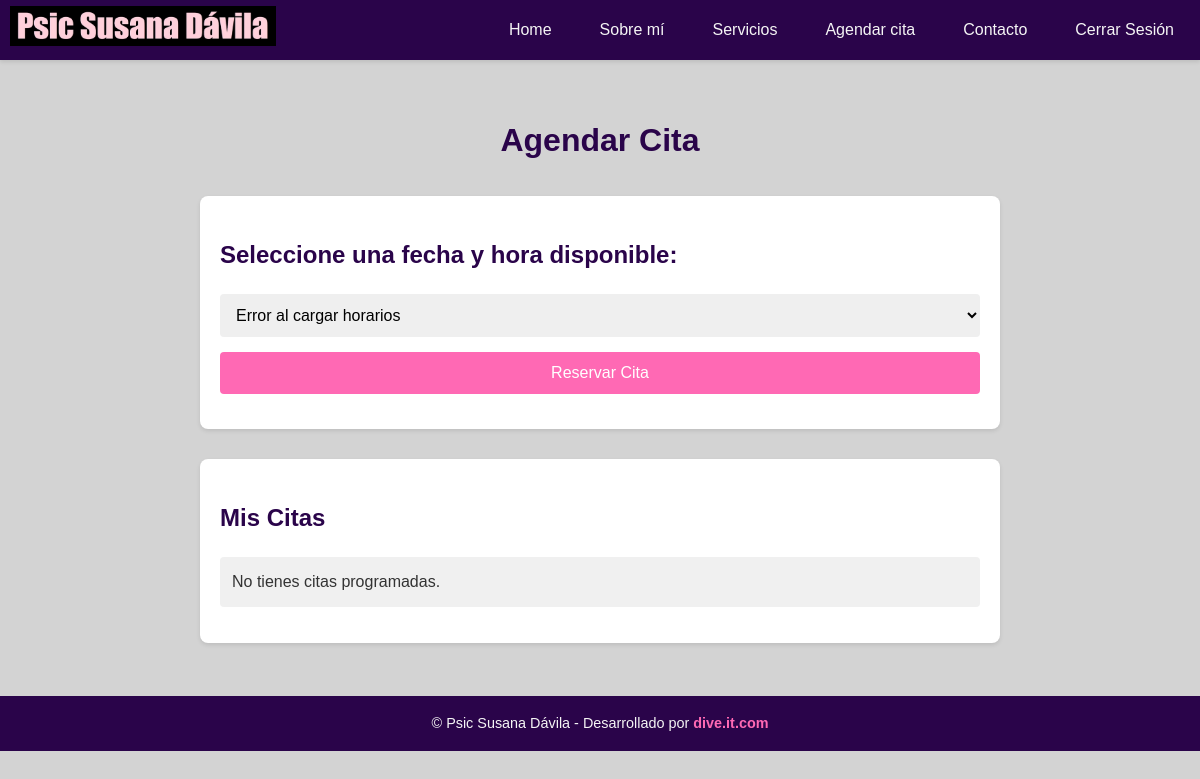
Page /appointment/ (signed in) on the earlier database version.
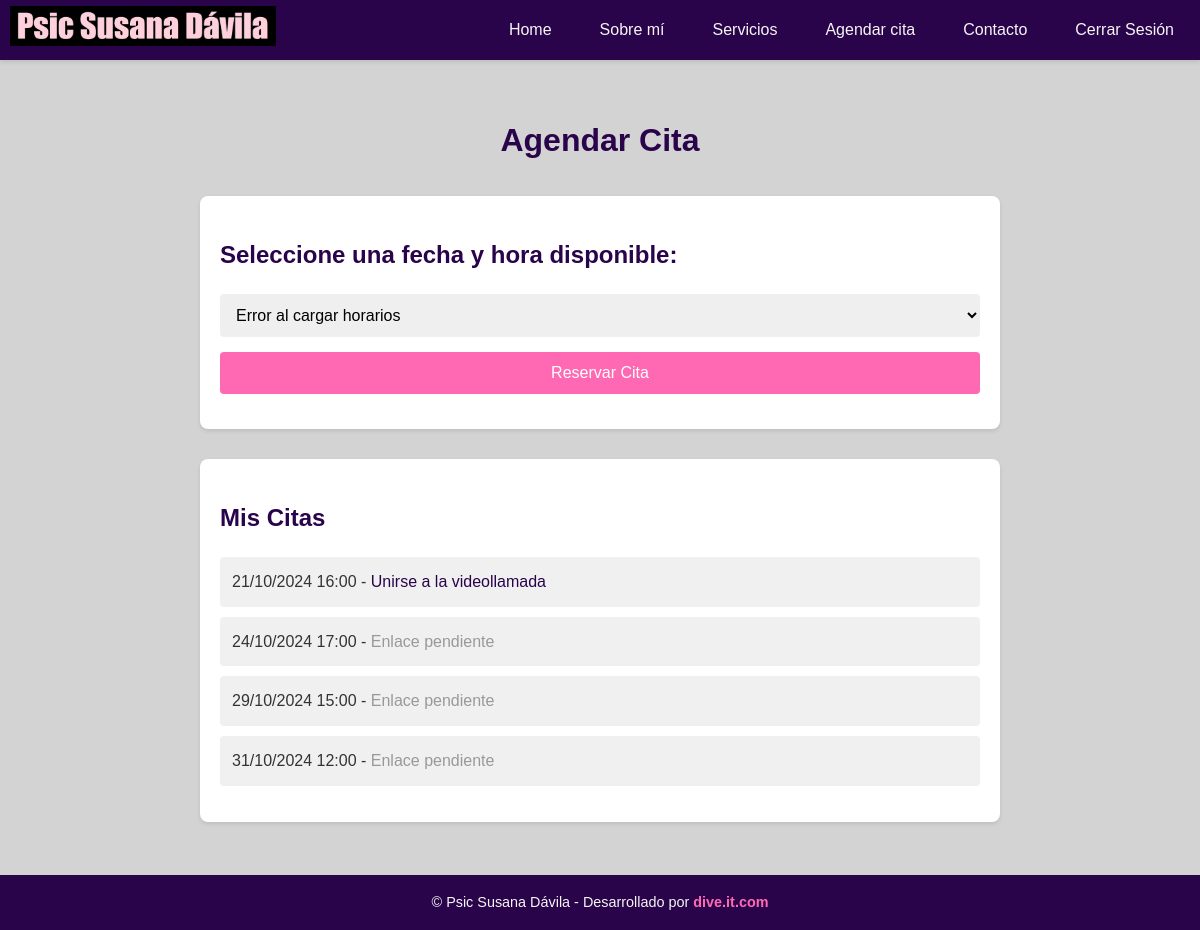
Same page on the later database version.
### website/models.py (models this page shows, shortened)
class Appointment(models.Model):
    user = models.ForeignKey(CustomUser, on_delete=models.CASCADE)
    availability = models.OneToOneField(Availability, on_delete=models.CASCADE)
    created_at = models.DateTimeField(auto_now_add=True)
    is_paid = models.BooleanField(default=False)
    google_meet_link = models.URLField(blank=True, null=True)

class Availability(models.Model):
    date = models.DateField()
    start_time = models.TimeField()
    end_time = models.TimeField()
    is_booked = models.BooleanField(default=False)

### website/views.py (the view)
# urls.py: path('appointment/', views.appointment, name='appointment'),
@login_required
def appointment(request):
    availabilities = Availability.objects.filter(is_booked=False, date__gte=timezone.now().date()).order_by('date', 'start_time')
    user_appointments = Appointment.objects.filter(user=request.user).order_by('availability__date', 'availability__start_time')
    return render(request, 'appointment.html', {'availabilities': availabilities, 'user_appointments': user_appointments})

### website/templates/appointment.html (shortened to what this page needs)
{% extends "base.html" %}
{% load static %}
{% block extra_css %}
<link rel="stylesheet" href="{% static 'css/appointment.css' %}">
{% endblock %}
{% block content %}
<div class="appointment-container">
    <h1>Agendar Cita</h1>
    <div class="appointment-form">
        <h2>Seleccione una fecha y hora disponible:</h2>
        <select id="availability-select">
            <option value="">Cargando horarios...</option>
        </select>
        <button id="book-appointment">Reservar Cita</button>
    </div>
    <div class="user-appointments">
        <h2>Mis Citas</h2>
        <ul id="user-appointments-list">
            {% for appointment in user_appointments %}
            <li>
                {{ appointment.availability.date|date:"d/m/Y" }} {{ appointment.availability.start_time|time:"H:i" }}
                {% if appointment.google_meet_link %}
                    - <a href="{{ appointment.google_meet_link }}" target="_blank" class="meet-link">Unirse a la videollamada</a>
                {% else %}
                    - <span class="pending">Enlace pendiente</span>
                {% endif %}
            </li>
            {% empty %}
            <li>No tienes citas programadas.</li>
            {% endfor %}
        </ul>
    </div>
</div>
{% endblock %}

### website/templates/base.html (shortened to what this page needs)
<!DOCTYPE html>
<html lang="en">
<head>
    {% load static %}
    <link rel="stylesheet" href="{% static 'css/base.css' %}">
    {% block extra_css %}{% endblock %}
</head>
<body>
    <nav class="navbar">
        <div class="container navbar-content">
            <div class="navbar-left">
                <div class="logo-container">
                    <a href="{% url 'home' %}" class="logo-box">
                        <img src="{% static 'images/Logo_susy.png' %}" alt="Susy_logo" class="logo">
                    </a>
                </div>
            </div>
            <div class="navbar-right navbar-menu">
                {% if user.is_authenticated %}
                    <a href="{% url 'home' %}">Home</a>
                    <a href="{% url 'about_me' %}">Sobre mí</a>
                    <a href="{% url 'services' %}">Servicios</a>
                    <a href="{% url 'appointment' %}">Agendar cita</a>
                    <a href="{% url 'contact' %}">Contacto</a>
                    <a href="{% url 'logout' %}">Cerrar Sesión</a>
                {% else %}
                    <a href="{% url 'home' %}">Home</a>
                    <a href="{% url 'register' %}">Regístrate</a>
                    <a href="{% url 'login' %}">Iniciar Sesión</a>
                {% endif %}
            </div>
        </div>
    </nav>
    <div class="container" role="main">
        {% block content %}
        {% endblock %}
    </div>
    <footer>
        <div class="footer-content">
            © Psic Susana Dávila - Desarrollado por  <a class='dive-link' href='http://www.dive.it.com'> dive.it.com </a>
        </div>
    </footer>
</body>
</html>

### website/static/css/base.css (style rules this page uses)
:root { --primary-color: #2A044A; --secondary-color: #FF69B4; --text-color: #333333; --background-color: #D3D3D3; --section-bg-color: #F5F5F5; --accent-color: #FF7043; }
body { font-family: 'Roboto', sans-serif; background-color: var(--background-color); margin: 0; padding: 0; color: var(--text-color); }
.navbar { background-color: var(--primary-color); position: fixed; top: 0; left: 0; right: 0; z-index: 1000; box-shadow: 0 2px 4px rgba(0,0,0,0.1); }
.container { width: 100%; max-width: 1200px; margin: 0 auto; padding: 0 15px; box-sizing: border-box; }
.navbar-content { display: flex; justify-content: space-between; align-items: center; padding: 0.5rem 0; min-height: 60px; }
.logo-container { display: flex; align-items: center; }
.logo { max-height: 40px; }
.navbar-right { display: flex; gap: 1rem; }
.navbar-menu a { color: var(--section-bg-color); text-decoration: none; padding: 0.5rem 1rem; font-size: 1rem; transition: all 0.3s ease; border-radius: 4px; }
.footer-content { text-align: center; color: var(--section-bg-color); padding: 1rem 0; background-color: var(--primary-color); font-size: 0.9rem; }
.dive-link { color: var(--secondary-color); text-decoration: none; font-weight: bold; transition: color 0.3s ease; }
.container[role="main"] { margin-top: 70px; padding: 0.2rem 0; }
@media (max-width: 1200px) { .container { padding: 0 10px; } }

### website/static/css/appointment.css (style rules this page uses)
body { font-family: 'Arial', sans-serif; line-height: 1.6; color: var(--text-color); background-color: var(--background-color); }
.appointment-container { max-width: 800px; margin: 0 auto; padding: 20px; }
h1, h2 { color: var(--primary-color); }
h1 { text-align: center; margin-bottom: 30px; }
.appointment-form, .confirmation, .user-appointments { background-color: #fff; border-radius: 8px; padding: 20px; margin-bottom: 30px; box-shadow: 0 2px 4px rgba(0, 0, 0, 0.1); }
select, button { width: 100%; padding: 12px; margin-bottom: 15px; border: 1px solid var(--border-color); border-radius: 4px; font-size: 16px; }
button { background-color: var(--secondary-color); color: white; border: none; cursor: pointer; transition: background-color 0.3s ease; }
.user-appointments ul { list-style-type: none; padding: 0; }
.user-appointments li { background-color: #f0f0f0; padding: 12px; margin-bottom: 10px; border-radius: 4px; }
.meet-link { color: var(--primary-color); text-decoration: none; }
.pending { color: #999; }

Differences in the rows shown:
added Appointment: availability "21/10/2024", availability.start_time "16:00"
added Appointment: availability "24/10/2024", availability.start_time "17:00", shows "Enlace pendiente"
added Appointment: availability "29/10/2024", availability.start_time "15:00", shows "Enlace pendiente"
added Appointment: availability "31/10/2024", availability.start_time "12:00", shows "Enlace pendiente"
Other differences:
text no longer shown: "No tienes citas programadas."
